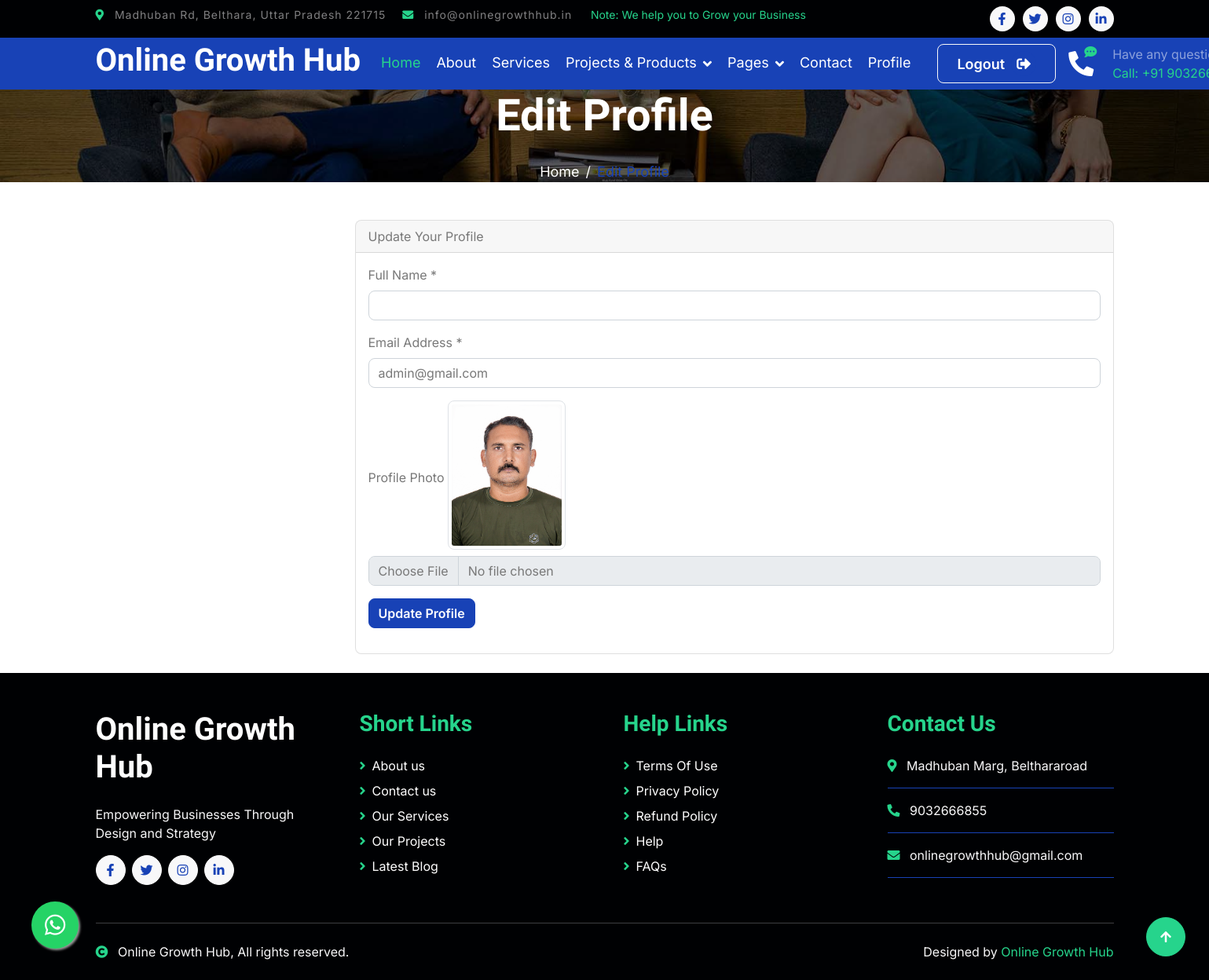
Page /user-edit-profile.php (signed in) on the committed database.
### tables this page shows
CREATE TABLE `topbar` (
  `id` int(11) NOT NULL,
  `company_name` varchar(255) NOT NULL,
  `address` varchar(255) NOT NULL,
  `email` varchar(255) NOT NULL,
  `facebook_link` varchar(255) DEFAULT NULL,
  `twitter_link` varchar(255) DEFAULT NULL,
  `linkedin_link` varchar(255) DEFAULT NULL,
  `instagram_link` varchar(255) DEFAULT NULL
);

CREATE TABLE `users` (
  `id` int(11) NOT NULL,
  `username` varchar(50) NOT NULL,
  `name` varchar(100) NOT NULL,
  `email` varchar(100) NOT NULL,
  `mobile` varchar(15) NOT NULL,
  `photo` varchar(255) DEFAULT NULL,
  `password` varchar(255) NOT NULL,
  `token` varchar(255) DEFAULT NULL,
  `role` enum('user','admin') NOT NULL DEFAULT 'user',
  `status` enum('active','inactive') DEFAULT 'active',
  `created_at` timestamp NOT NULL DEFAULT current_timestamp(),
  `updated_at` timestamp NULL DEFAULT current_timestamp() ON UPDATE current_timestamp()
);

CREATE TABLE `footer_content` (
  `id` int(11) NOT NULL,
  `company_name` varchar(255) NOT NULL,
  `description` text DEFAULT NULL,
  `address` varchar(255) DEFAULT NULL,
  `phone` varchar(20) DEFAULT NULL,
  `email` varchar(255) DEFAULT NULL,
  `copyright_text` text DEFAULT NULL,
  `designer_name` varchar(255) NOT NULL,
  `designer_url` varchar(255) DEFAULT NULL
);

CREATE TABLE `footer_links` (
  `id` int(11) NOT NULL,
  `link_text` varchar(255) NOT NULL,
  `link_url` varchar(255) NOT NULL,
  `link_type` enum('external','internal') NOT NULL,
  `display_order` int(11) DEFAULT 0,
  `icon_class` varchar(100) DEFAULT NULL
);

CREATE TABLE `help_links` (
  `id` int(11) NOT NULL,
  `link_text` varchar(255) NOT NULL,
  `link_url` varchar(255) NOT NULL,
  `display_order` int(11) NOT NULL
);

### user-edit-profile.php (the view, shortened to what this page needs)
<?php
include 'config/config.php';
include 'header.php';
include 'navbar.php';
$user_id = $_SESSION['user_id'];
$statement = $pdo->prepare("SELECT * FROM users WHERE id = ?");
$statement->execute([$user_id]);
$user = $statement->fetch(PDO::FETCH_ASSOC);
?>
<div class="container-fluid page-header mb-5 wow fadeIn" data-wow-delay="0.1s">
    <div class="container text-center">
        <h1 class="display-4 text-white animated slideInDown mb-4">Edit Profile</h1>
        <nav aria-label="breadcrumb animated slideInDown">
            <ol class="breadcrumb justify-content-center mb-0">
                <li class="breadcrumb-item"><a class="text-white" href="#">Home</a></li>
                <li class="breadcrumb-item text-primary active" aria-current="page">Edit Profile</li>
            </ol>
        </nav>
    </div>
</div>
<div class="container">
    <div class="row">
        <div class="col-md-3">
        </div>
        <div class="col-md-9">
            <div class="card mb-4">
                <div class="card-header">Update Your Profile</div>
                <div class="card-body">
                    <form action="" method="post" enctype="multipart/form-data">
                        <div class="mb-3">
                            <label for="full_name" class="form-label">Full Name *</label>
                            <input type="text" name="full_name" class="form-control" value="<?php echo htmlspecialchars($user['full_name']); ?>" required>
                        </div>
                        <div class="mb-3">
                            <label for="email" class="form-label">Email Address *</label>
                            <input type="email" name="email" class="form-control" value="<?php echo htmlspecialchars($user['email']); ?>" required>
                        </div>
                        <div class="mb-3">
                            <label for="photo" class="form-label">Profile Photo</label>
                            <?php if ($user['photo']): ?>
                                <img src="uploads/profile_photos/<?php echo htmlspecialchars($user['photo']); ?>" alt="Profile Photo" class="img-thumbnail mb-2" style="max-width: 150px;">
                            <?php endif; ?>
                            <input type="file" name="photo" class="form-control">
                        </div>
                        <div class="mb-3">
                            <button type="submit" class="btn btn-primary bg-website" name="update_profile">
                                Update Profile
                            </button>
                        </div>
                    </form>
                </div>
            </div>
        </div>
    </div>
</div>
<?php include 'footer.php';  ?>

### navbar.php (shortened to what this page needs)
<?php
try {
    $stmt = $pdo->query("SELECT * FROM topbar LIMIT 1");
    $topbar = $stmt->fetch(PDO::FETCH_ASSOC);
} catch (PDOException $e) {
    echo "Error fetching topbar data: " . $e->getMessage();
}
$address = $topbar['address'] ?? 'Default Address';
$email = $topbar['email'] ?? 'Default Email';
$company_name = $topbar['company_name'] ?? 'Default Company Name';
$facebook_link = $topbar['facebook_link'] ?? '#';
$twitter_link = $topbar['twitter_link'] ?? '#';
$linkedin_link = $topbar['linkedin_link'] ?? '#';
$instagram_link = $topbar['instagram_link'] ?? '#';
?>
<div class="container-fluid bg-dark py-2 d-none d-md-flex">
    <div class="container">
        <div class="d-flex justify-content-between topbar">
            <div class="top-info">
                <small class="me-3 text-white-50">
                    <a href="#"><i class="fas fa-map-marker-alt me-2 text-secondary"></i></a>
                    <?php echo htmlspecialchars($address); ?>
                </small>
                <small class="me-3 text-white-50">
                    <a href="mailto:<?php echo htmlspecialchars($email); ?>"><i class="fas fa-envelope me-2 text-secondary"></i></a>
                    <span><?php echo htmlspecialchars($email); ?></span>
                </small>
            </div>
            <div id="note" class="text-secondary d-none d-xl-flex">
                <small>Note: We help you to Grow your Business</small>
            </div>
            <div class="top-link">
                <a href="<?php echo htmlspecialchars($facebook_link); ?>" class="bg-light nav-fill btn btn-sm-square rounded-circle">
                    <i class="fab fa-facebook-f text-primary"></i>
                </a>
                <a href="<?php echo htmlspecialchars($twitter_link); ?>" class="bg-light nav-fill btn btn-sm-square rounded-circle">
                    <i class="fab fa-twitter text-primary"></i>
                </a>
                <a href="<?php echo htmlspecialchars($instagram_link); ?>" class="bg-light nav-fill btn btn-sm-square rounded-circle">
                    <i class="fab fa-instagram text-primary"></i>
                </a>
                <a href="<?php echo htmlspecialchars($linkedin_link); ?>" class="bg-light nav-fill btn btn-sm-square rounded-circle me-0">
                    <i class="fab fa-linkedin-in text-primary"></i>
                </a>
            </div>
        </div>
    </div>
</div>
<div class="container-fluid bg-primary">
    <div class="container">
        <nav class="navbar navbar-dark navbar-expand-lg py-0">
            <a href="<?php echo BASE_URL; ?>" class="navbar-brand">
                <h1 class="text-white fw-bold d-block"><?php echo htmlspecialchars($company_name); ?></h1>
            </a>
            <div class="collapse navbar-collapse" id="navbarCollapse">
                <div class="navbar-nav ms-auto mx-xl-auto p-0">
                    <a href="<?php echo BASE_URL; ?>" class="nav-item nav-link active text-secondary">Home</a>
                    <a href="<?php echo BASE_URL; ?>about" class="nav-item nav-link">About</a>
                    <a href="<?php echo BASE_URL; ?>service" class="nav-item nav-link">Services</a>
                    <div class="nav-item dropdown">
                        <a href="#" class="nav-link dropdown-toggle" data-bs-toggle="dropdown">Projects & Products</a>
                    </div>
                    <div class="nav-item dropdown">
                        <a href="#" class="nav-link dropdown-toggle" data-bs-toggle="dropdown">Pages</a>
                    </div>
                    <a href="<?php echo BASE_URL; ?>contact" class="nav-item nav-link">Contact</a>
                    <?php if (isset($_SESSION['user_id'])): ?>
                        <a href="<?php echo BASE_URL; ?>profile.php" class="nav-item nav-link">Profile</a>
                    <?php endif; ?>
                    <?php if (isset($_SESSION['user_id'])): ?>
                        <a class="nav-item nav-link btn btn-outline-light py-2 px-4 d-lg-inline-flex ms-lg-4 align-items-center" href="<?php echo BASE_URL; ?>user-logout.php">
                            Logout
                            <span class="d-inline-flex align-items-center justify-content-center btn-sm-square bg-primary text-white rounded-circle ms-2">
                                <i class="fa fa-sign-out-alt"></i>
                            </span>
                        </a>
                    <?php endif; ?>
                </div>
            </div>
            <div class="d-none d-xl-flex flex-shrink-0 ms-3">
                <div id="phone-tada" class="d-flex align-items-center justify-content-center me-4">
                    <a href="tel:+919032666855" class="position-relative animated tada infinite" aria-label="Call us">
                        <i class="fa fa-phone-alt text-white fa-2x"></i>
                        <div class="position-absolute" style="top: -7px; left: 20px;">
                            <span><i class="fa fa-comment-dots text-secondary"></i></span>
                        </div>
                    </a>
                </div>
                <div class="d-flex flex-column pe-4 border-end">
                    <span class="text-white-50">Have any questions?</span>
                    <span class="text-secondary">Call: <a href="tel:+919032666685" class="text-secondary">+91 9032666855</a></span>
                </div>
            </div>
        </nav>
    </div>
</div>

### footer.php (shortened to what this page needs)
<?php
$query = $pdo->prepare("SELECT * FROM footer_content LIMIT 1");
$query->execute();
$footer = $query->fetch(PDO::FETCH_ASSOC);
$query = $pdo->prepare("SELECT * FROM footer_links WHERE link_type='internal' ORDER BY display_order ASC");
$query->execute();
$shortLinks = $query->fetchAll(PDO::FETCH_ASSOC);
$query = $pdo->prepare("SELECT * FROM help_links ORDER BY display_order ASC");
$query->execute();
$helpLinks = $query->fetchAll(PDO::FETCH_ASSOC);
?>
<div class="container-fluid footer bg-dark wow fadeIn" data-wow-delay=".3s">
    <div class="container pt-5 pb-4">
        <div class="row g-5">
            <div class="col-lg-3 col-md-6 col-12">
                <a href="<?php echo BASE_URL; ?>">
                    <h1 class="text-white fw-bold"><?php echo $footer['company_name']; ?></h1>
                </a>
                <p class="mt-4 text-light"><?php echo $footer['description']; ?></p>
                <div class="d-flex hightech-link">
                    <a href="#" class="btn btn-square btn-light rounded-circle me-2">
                        <i class="fab fa-facebook-f text-primary"></i>
                    </a>
                    <a href="#" class="btn btn-square btn-light rounded-circle me-2">
                        <i class="fab fa-twitter text-primary"></i>
                    </a>
                    <a href="#" class="btn btn-square btn-light rounded-circle me-2">
                        <i class="fab fa-instagram text-primary"></i>
                    </a>
                    <a href="#" class="btn btn-square btn-light rounded-circle">
                        <i class="fab fa-linkedin-in text-primary"></i>
                    </a>
                </div>
            </div>
            <div class="col-lg-3 col-md-6 col-6">
                <h3 class="text-secondary">Short Links</h3>
                <div class="mt-4 d-flex flex-column">
                    <?php foreach ($shortLinks as $link): ?>
                        <a href="<?php echo BASE_URL . $link['link_url']; ?>" class="mb-2 text-white">
                            <i class="fas fa-angle-right text-secondary me-2"></i><?php echo $link['link_text']; ?>
                        </a>
                    <?php endforeach; ?>
                </div>
            </div>
            <div class="col-lg-3 col-md-6 col-6">
                <h3 class="text-secondary">Help Links</h3>
                <div class="mt-4 d-flex flex-column">
                    <?php foreach ($helpLinks as $helpLink): ?>
                        <a href="<?php echo BASE_URL . $helpLink['link_url']; ?>" class="mb-2 text-white">
                            <i class="fas fa-angle-right text-secondary me-2"></i><?php echo $helpLink['link_text']; ?>
                        </a>
                    <?php endforeach; ?>
                </div>
            </div>
            <div class="col-lg-3 col-md-6 col-12">
                <h3 class="text-secondary">Contact Us</h3>
                <div class="mt-4 d-flex flex-column">
                    <a href="#" class="pb-3 text-light border-bottom border-primary">
                        <i class="fas fa-map-marker-alt text-secondary me-2"></i> <?php echo $footer['address']; ?>
                    </a>
                    <a href="#" class="py-3 text-light border-bottom border-primary">
                        <i class="fas fa-phone-alt text-secondary me-2"></i> <?php echo $footer['phone']; ?>
                    </a>
                    <a href="#" class="py-3 text-light border-bottom border-primary">
                        <i class="fas fa-envelope text-secondary me-2"></i> <?php echo $footer['email']; ?>
                    </a>
                </div>
            </div>
        </div>
        <hr class="text-light mt-5 mb-4">
        <div class="row">
            <div class="col-md-6 text-center text-md-start mb-3 mb-md-0">
                <span class="text-light">
                    <i class="fas fa-copyright text-secondary me-2"></i>
                    <?php echo $footer['company_name']; ?>, All rights reserved.
                </span>
            </div>
            <div class="col-md-6 text-center text-md-end">
                <span class="text-light">Designed by
                    <a href="<?php echo $footer['designer_url']; ?>" class="text-secondary"><?php echo $footer['designer_name']; ?></a>
                </span>
            </div>
        </div>
    </div>
</div>
<a href="#" class="whatsapp-btn" id="whatsappButton">
    <i class="fab fa-whatsapp"></i>
</a>
<a href="#" class="btn btn-secondary btn-square rounded-circle back-to-top"><i class="fa fa-arrow-up text-white"></i></a>
</body>
</html>

### rows in the picture
topbar: address "Madhuban Rd, Belthara, Uttar Pradesh 221715", email "info@onlinegrowthhub.in", company_name "Online Growth Hub"
users: email "admin@gmail.com", photo (picture)
footer_content: company_name "Online Growth Hub", description "Empowering Businesses Through Design and Strategy", address "Madhuban Marg, Belthararoad", phone "9032666855", email "onlinegrowthhub@gmail.com", designer_name "Online Growth Hub"
footer_links: link_text "About us"
footer_links: link_text "Contact us"
footer_links: link_text "Our Services"
footer_links: link_text "Our Projects"
footer_links: link_text "Latest Blog"
help_links: link_text "Terms Of Use"
help_links: link_text "Privacy Policy"
help_links: link_text "Refund Policy"
help_links: link_text "Help"
help_links: link_text "FAQs"
